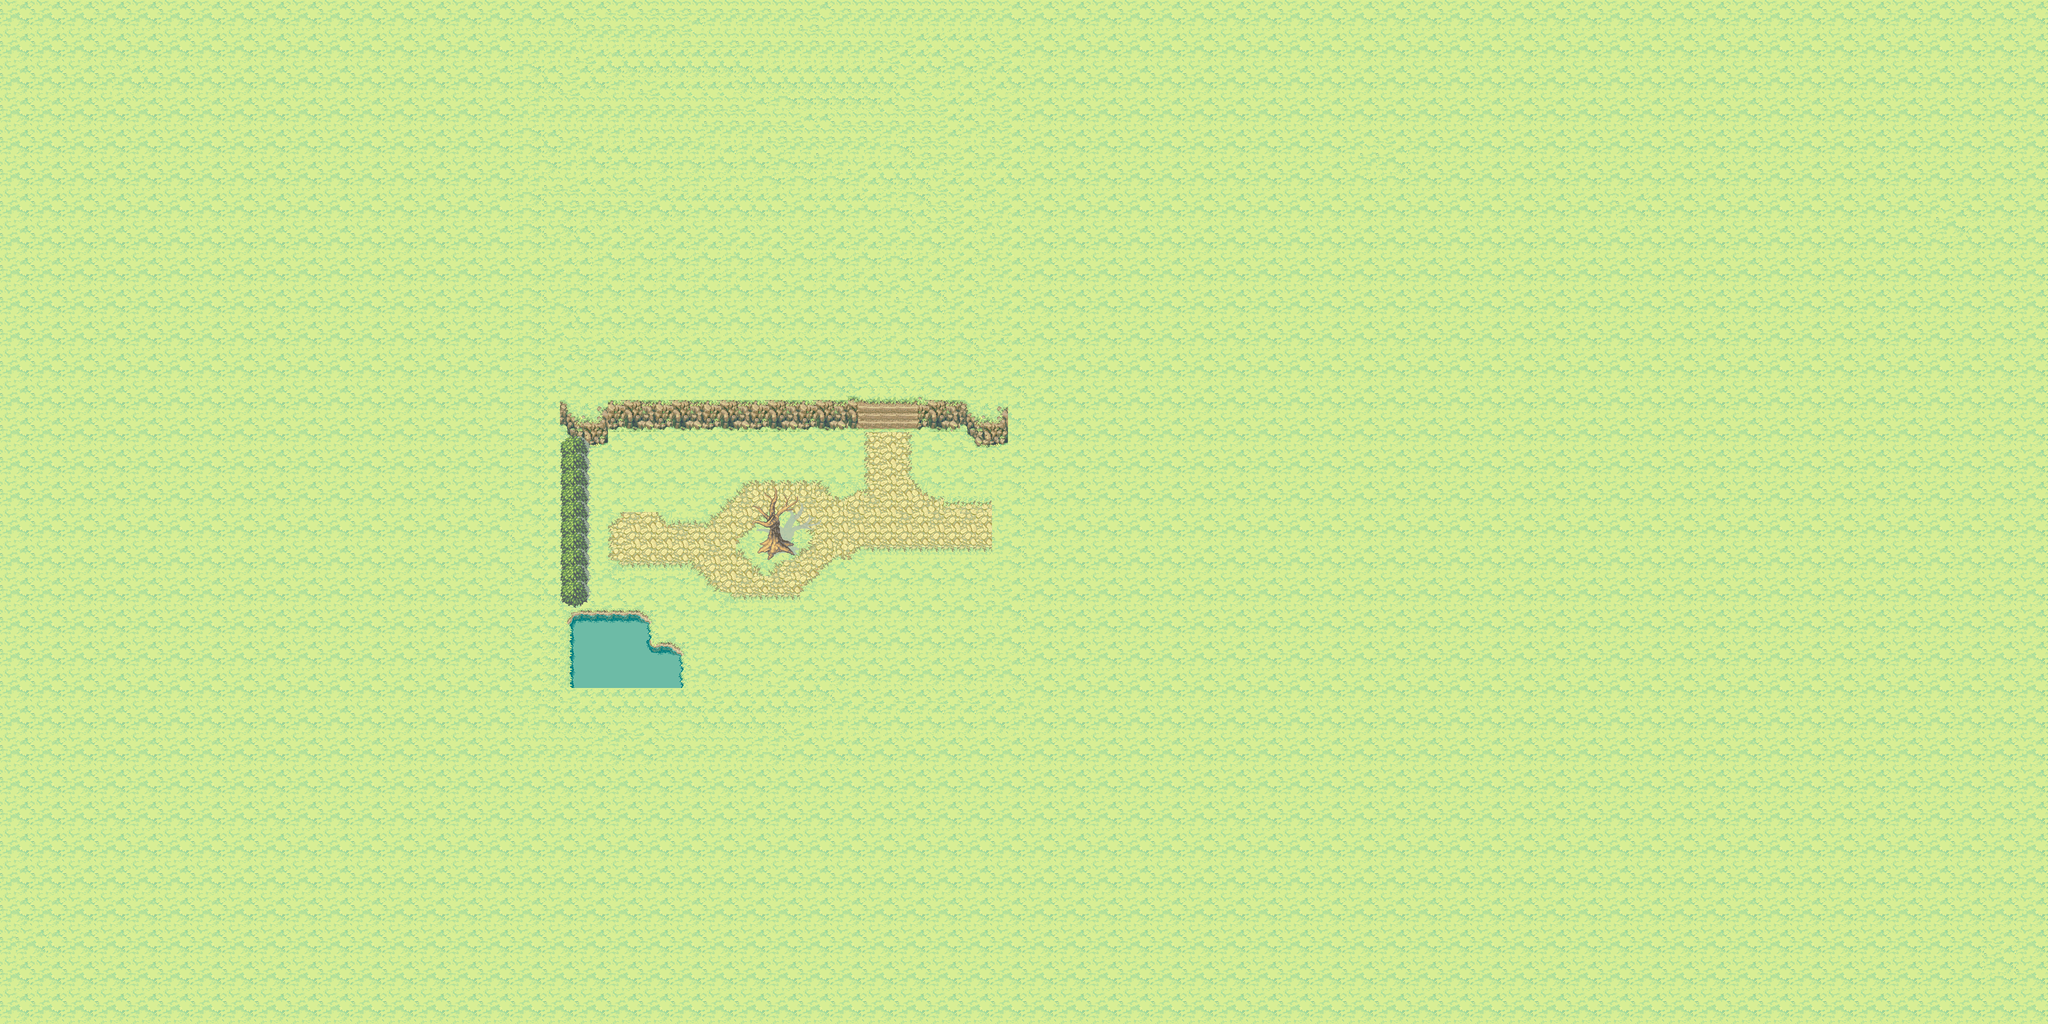

A 2D game scene composited from a Tiled map and its tileset images. What follows is a short description and the map's XML, with each tile layer's data collapsed to a summary:
An orthogonal 128x64 tile map with 32x32 px tiles, 14 tile layers (Wasser, Boden, Baum unten, Baum, ...), 6 tilesets and 5 objects.

<map version="1.10" tiledversion="1.10.2" orientation="orthogonal" renderorder="right-down" width="128" height="64" tilewidth="32" tileheight="32" infinite="0" nextlayerid="19" nextobjectid="6">
 <tileset firstgid="1" source="Cliff_tileset.tsx" />
 <tileset firstgid="241" source="Extra_Unfinished4.tsx" />
 <tileset firstgid="329" source="graphics-tiles-waterflow.tsx" />
 <tileset firstgid="410" source="ground_tiles.tsx" />
 <tileset firstgid="851" source="object- layer.tsx" />
 <tileset firstgid="935" source="treesv6_0.tsx" />
 <layer id="2" name="Wasser" width="128" height="64">
  <data>[8192 cells, 2852 non-empty, 17 distinct tile ids]</data>
 </layer>
 <layer id="1" name="Boden" width="128" height="64">
  <data>[8192 cells, 8192 non-empty, 53 distinct tile ids]</data>
 </layer>
 <layer id="18" name="Baum unten" width="128" height="64">
  <data>[8192 cells, 6 non-empty, 6 distinct tile ids]</data>
 </layer>
 <layer id="16" name="Baum" width="128" height="64">
  <data>[8192 cells, 25 non-empty, 21 distinct tile ids]</data>
 </layer>
 <group id="15" name="Büsche links">
  <layer id="13" name="Busch 0" width="128" height="64">
   <data>[8192 cells, 4 non-empty, 4 distinct tile ids]</data>
  </layer>
  <layer id="3" name="Busche 1" width="128" height="64">
   <data>[8192 cells, 20 non-empty, 5 distinct tile ids]</data>
  </layer>
  <layer id="5" name="Busch 2" width="128" height="64">
   <data>[8192 cells, 4 non-empty, 4 distinct tile ids]</data>
  </layer>
  <layer id="6" name="Busch 3" width="128" height="64">
   <data>[8192 cells, 6 non-empty, 4 distinct tile ids]</data>
  </layer>
  <layer id="7" name="Busch 4" width="128" height="64">
   <data>[8192 cells, 4 non-empty, 4 distinct tile ids]</data>
  </layer>
  <layer id="8" name="Busch 5" width="128" height="64">
   <data>[8192 cells, 4 non-empty, 4 distinct tile ids]</data>
  </layer>
  <layer id="9" name="Busch 6" width="128" height="64">
   <data>[8192 cells, 4 non-empty, 4 distinct tile ids]</data>
  </layer>
  <layer id="10" name="Busch 7" width="128" height="64">
   <data>[8192 cells, 4 non-empty, 4 distinct tile ids]</data>
  </layer>
  <layer id="11" name="Busch 8" width="128" height="64">
   <data>[8192 cells, 4 non-empty, 4 distinct tile ids]</data>
  </layer>
  <layer id="12" name="Busch 9" width="128" height="64">
   <data>[8192 cells, 4 non-empty, 4 distinct tile ids]</data>
  </layer>
 </group>
 <objectgroup id="17" name="Collision">
  <object id="1" x="1515.88" y="1102.63">
   <polygon points="0,0 11.625,-11.25 3.375,-15.25 4.375,-16.375 7.5,-16.625 11.375,-18.375 14.875,-20.5 17.5,-23.25 19.5,-25 20.75,-26.25 26,-25.125 31.0341,-24.875 39.5795,-25.5682 45.2386,-25.4716 48.8068,-24.3864 51.625,-21.875 51.875,-18.875 52.375,-21.125 59.625,-21.25 71,-14.75 71.375,-12.875 69.625,-11.875 65.625,-11.25 61.25,-10.625 59.875,-10.125 63.125,-5.5 66.75,-2.25 69,0.5 70.75,2.875 72.125,5.375 72.625,6.375 72,7 69.125,6 66.125,5.125 62.625,3.25 58.875,1.625 54.25,0.25 51,-0.75 46.375,-0.5 41.875,0.25 38.75,1.375 34.75,3 32.125,5.625 28.125,11.125 23.5,14.125 21.625,16.5 20.125,15.875 19.125,14 20.5,10.5 20.75,8.125 21.125,6.5 20.25,4.625 20.375,2.75 21,1 20.75,-0.125 20,-1.375 18.875,-0.875 17.5,-0.125 15.875,0.375 14.75,0.75 13.625,0.875 10.625,0.25 6.625,0.625 5.5,2.125 3.25,3.125 1.375,4 0.25,3.125 -0.75,2.125" />
  </object>
  <object id="2" x="1158.67" y="1221.67">
   <polygon points="0,0 118,-1 138.333,13.3333 141.333,21 141.667,61 143.667,67.3333 154.333,67.6667 168,67 182.667,65 203.333,79.3333 206.333,89.6667 207.333,101 205,132 205.667,152 205,153.667 -19.3333,153.333 -17.6667,33.3333 -18.6667,29.3333 -20.6667,27 -23,25 -23.3333,21.6667 -22,17.6667 -18.6667,12.3333 -15.6667,9.66667 -14.3333,7.33333 -14.3333,4.33333 -12.6667,3 -8.66667,1.66667" />
  </object>
  <object id="3" x="1123.33" y="886.667">
   <polygon points="0,0 0.666667,307.333 4.66667,316 15.3333,322.667 26,327.333 42,323.333 48,314 51.3333,301.333 48.6667,285.333 45.3333,281.333 46,278 50,274 50.6667,271.333 50.6667,268 50,260.667 49.3333,258 46.6667,250 44.6667,246.667 44.6667,242 49.3333,240 50,239.333 50,238.667 50,233.333 50,232.667 48.6667,227.333 45.3333,221.333 44.6667,218.667 44.6667,214 46,210.667 50,206 50.6667,204.667 50.6667,202 50,196.667 48.6667,191.333 48.6667,186.667 46.6667,181.333 46.6667,178.667 48,173.333 48.6667,169.333 48.6667,164 48.6667,156.667 47.3333,150.667 44.6667,143.333 44,139.333 43.3333,134.667 44.6667,130 47.3333,123.333 49.3333,117.333 50,111.333 50,104.667 46.6667,96 44,89.3333 43.3333,88 42.6667,82.6667 42.6667,78 44.6667,70.6667 47.3333,62 49.3333,53.3333 50.6667,48.6667 50.6667,41.3333 50,32 48,27.3333 44,18 40.6667,5.33333 48,6 48.6667,3.33333 48,-1.33333 40,-11.3333 36,-14 22.6667,-17.3333 16,-13.3333" />
  </object>
  <object id="4" x="1692" y="853">
   <polygon points="0,0 5.5,0 6,-0.5 9.5,-2.5 11.5,-3.5 13,-4 14,-4.5 15,-5 16,-6.5 16.5,-9 17.5,-11 17.5,-13 18,-14.5 18,-15.5 19,-18.5 19,-21 19.5,-25 19.5,-30 19.5,-34 19,-37 18,-38.5 16.5,-40.5 14.5,-43 13,-45 11.5,-47 8.5,-49 7,-49.5 1.5,-50.5 -3.5,-51 -6.5,-51 -177.5,-51.5 -453,-51 -461,-51 -471.5,-48.5 -472.5,-47.5 -477.5,-43 -477.5,-42 -478.5,-38.5 -481,-35 -482,-32 -483.5,-30.5 -484.5,-28 -486.5,-25 -487.5,-22.5 -488,-19.5 -489.5,-15.5 -490.5,-13.5 -494,-10.5 -496,-9.5 -505,-9 -510.5,-9 -517.5,-9 -518,-9 -524,-9.5 -531.5,-9.5 -532,-9.5 -536.5,-10 -540,-14 -543,-18.5 -544.5,-22 -547,-25.5 -552,-29 -555,-32 -557.5,-37 -559.5,-41.5 -562,-45 -566,-49 -567,-49.5 -568,-50 -572,-51 -573,-6.5 -565.5,-4.5 -563.5,-4.5 -560,-3 -558,-1 -556,2.5 -554.5,8.5 -553,14.5 -550.5,16 -545,18.5 -541,21 -536.5,23 -533,24 -530,25.5 -529.5,25.5 -524.5,27 -518,28.5 -515.5,30 -514.5,30.5 -512,31.5 -508.5,33 -507.5,33 -501.5,33.5 -498.5,33.5 -496,33.5 -492,33.5 -484.5,33.5 -482,31.5 -480.5,30 -480,29.5 -479,27.5 -478,24 -478,20.5 -477,17.5 -476.5,15 -475,9 -475,7.5 -474.5,4.5 -473.5,2 -471,1 -467.5,0.5 -464,0.5 -458.5,-0.5 -457,-0.5 -441,0.5 -436.5,1 -427,1.5 -420.5,2 -412.5,2.5 -410,2.5 -396.5,2.5 -386,3 -370,3 -356,2.5 -344.5,2.5 -337,2 -334,1.5 -330,1.5 -326.5,1.5 -318.5,2 -312,2 -302,2 -297.5,2.5 -293.5,2.5 -285.5,2.5 -281.5,2.5 -279,2.5 -271,1.5 -268.5,1 -266,-0.5 -263.5,-2.5 -263,-2.5 -260,-2.5 -250.5,-2.5 -245.5,-1.5 -239,0.5 -238,1 -236,2 -230,2.5 -223.5,2.5 -210.5,4.5 -208,4 -202,3 -197.5,2 -194,1.5 -186.5,1.5 -177,3.5 -172,4.5 -169.5,4.5 -162,3.5 -158,1 -147.5,-1 -144.5,-1 -138.5,2 -134.5,3.5 -131,3.5 -118.5,4 -109.5,3.5 -100,1.5 -99.5,1.5 -92,1.5 -91,1.5 -86,1.5 -78,1.5 -71.5,-1 -64.5,-2.5 -62.5,-3 -44,-0.5 -40,0.5 -33,1.5 -25,1 -16.5,0.5" />
  </object>
  </objectgroup>
</map>
<!-- 1 of 5 objects omitted -->
